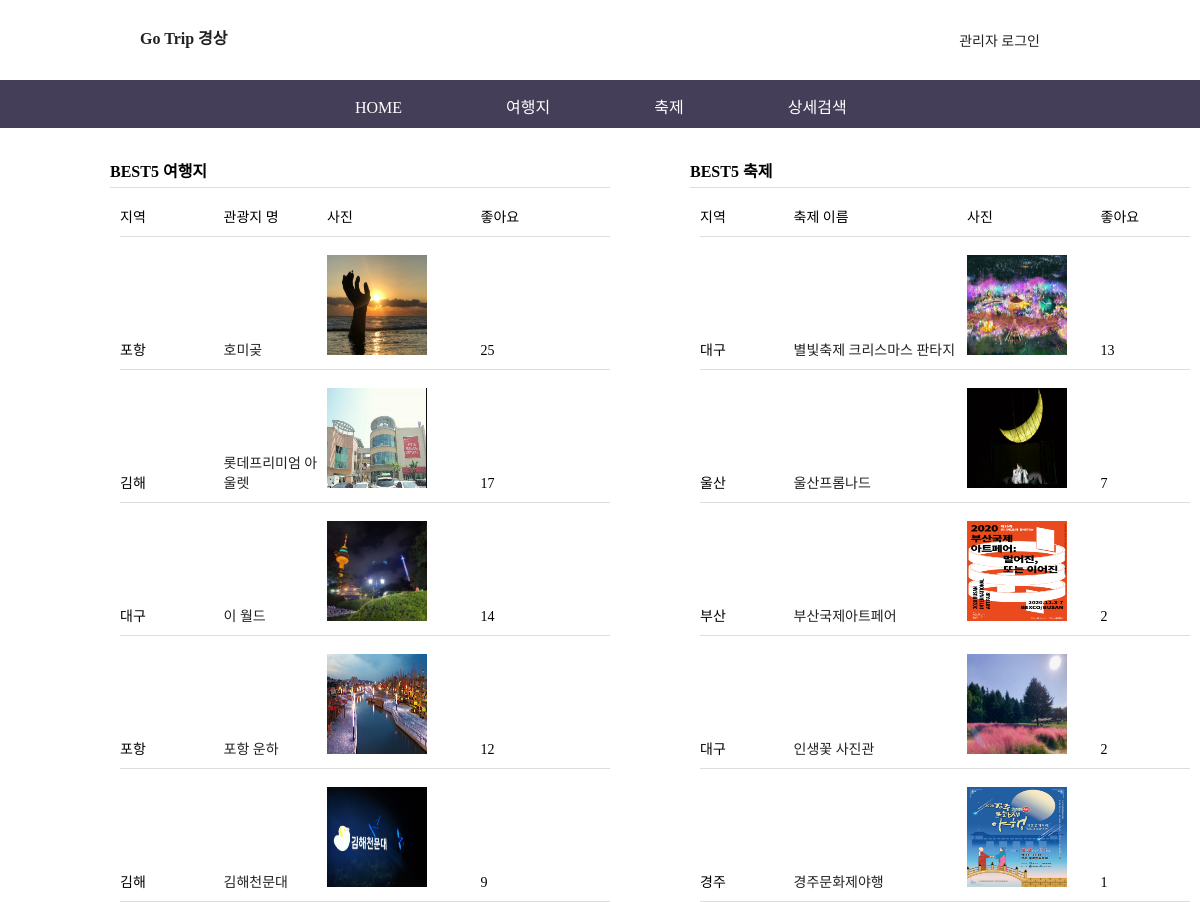
Page /trip/index.php on the committed database.
### tables this page shows
CREATE TABLE `trip_ok` (
  `num` int(11) NOT NULL,
  `subject` char(20) NOT NULL,
  `content` varchar(1000) NOT NULL,
  `area` char(20) NOT NULL,
  `purpose` char(20) NOT NULL,
  `Details` varchar(1000) NOT NULL,
  `file_name` char(40) DEFAULT NULL,
  `file_type` char(40) DEFAULT NULL,
  `file_copied` char(40) DEFAULT NULL,
  `hit` int(11) NOT NULL
);

CREATE TABLE `festival_ok` (
  `num` int(11) NOT NULL,
  `subject` char(20) NOT NULL,
  `content` varchar(1000) NOT NULL,
  `area` char(20) NOT NULL,
  `Details` varchar(1000) NOT NULL,
  `file_name` char(40) DEFAULT NULL,
  `file_type` char(40) DEFAULT NULL,
  `file_copied` char(40) DEFAULT NULL,
  `hit` int(11) NOT NULL
);

### trip/main.php (the view, shortened to what this page needs)
<div id="main_content">
    <div id="trip_rank">
        <h4>BEST5 여행지</h4>
        <ul>
          <li>
            <span class="col2">지역</span>
            <span class="col3">관광지 명</span>
            <span class="col4">사진</span>
            <span class="col6">좋아요</span>
          </li>
<?php
$con = mysqli_connect("localhost", "user1", "12345", "trip");
$sql = "select * from trip_ok order by hit desc limit 5 ";
$result = mysqli_query($con, $sql);
if (!$result)
    echo "게시판 DB 테이블(board)이 생성 전이거나 아직 게시글이 없습니다!";
else
{
    while( $row = mysqli_fetch_array($result) )
    {
      $num = $row["num"];
?>
<li>
  <span><?=$row["area"]?></span>
  <span><a href="trip_view.php?num=<?=$num?>"><?=$row["subject"]?></a></span>
  <span><img src="./data/<?=$row["file_copied"]?>" width="100" height="100"></span>
  <span><?=$row["hit"]?></span>
</li>
<?php
}
}
?>
    </div>
    <div id="festival_rank">
        <h4>BEST5 축제</h4>
        <ul>
          <li>
            <span class="col2">지역</span>
            <span class="col3">축제 이름</span>
            <span class="col4">사진</span>
            <span class="col5">좋아요</span>
          </li>
<?php
$con = mysqli_connect("localhost", "user1", "12345", "trip");
$sql = "select * from festival_ok order by hit desc limit 5 ";
$result = mysqli_query($con, $sql);
if (!$result)
    echo "게시판 DB 테이블(board)이 생성 전이거나 아직 게시글이 없습니다!";
else
{
    while( $row = mysqli_fetch_array($result) )
    {
      $num = $row["num"];
?>
<li>
  <span><?=$row["area"]?></span>
  <span><a href="festival_view.php?num=<?=$num?>"><?=$row["subject"]?></a></span>
  <span><img src="./data/<?=$row["file_copied"]?>" width="100" height="100"></span>
  <span><?=$row["hit"]?></span>
</li>
<?php
  }
}
?>
</ul>
    </div>
</div>

### trip/index.php (shortened to what this page needs)
<!DOCTYPE html>
<html>
<head>
<link rel="stylesheet" type="text/css" href="./css/trip_common.css">
<link rel="stylesheet" type="text/css" href="./css/main_trip.css">
</head>
<body>
	<header>
    	<?php include "header.php";?>
    </header>
	<section>
	    <?php include "main.php";?>
	</section>
</body>
</html>

### trip/header.php (shortened to what this page needs)
<?php
    if (isset($_SESSION["userid"])) $userid = $_SESSION["userid"];
    else $userid = "";
?>
        <div id="top">
            <h3>
                <a href="index.php">Go Trip 경상</a>
            </h3>
            <ul id="top_menu">
<?php
    if(!$userid) {
?>
                <li><a href="login_form.php">관리자 로그인</a></li>
<?php
    }
?>
            </ul>
        </div>
        <div id="menu_bar">
            <ul>
                <li><a href="index.php">HOME</a></li>
                <li><a href="trip_list.php">여행지</a></li>
                <li><a href="festival_list.php">축제</a></li>
                <li><a href="search_list.php">상세검색</a></li>
            </ul>
        </div>

### trip/css/trip_common.css (style rules this page uses)
* { padding: 0; margin: 0; }
body { font-family: "돋움"; font-size: 14px; }
img { border: 0; }
ul { list-style-type: none; }
a { display: inline-block; text-decoration: none; }
a:link { text-decoration:none; color: #222222; }
#top { position: relative; width: 1000px; height: 80px; margin: 0 auto; }
#top h3 { position: absolute; top: 25px; left: 40px; font-size: 16px; }
#top #top_menu { float: right; margin: 30px 60px 0 0; }
#top #top_menu li { display: inline; }
#menu_bar { height: 48px; background-color: #443e58; font-size: 16px; }
#menu_bar ul { width: 700px; margin: 0 auto; padding: 14px 0 0 10px; }
#menu_bar li { display: inline; margin-left: 100px; color: white; }
#menu_bar a:link { color: white; }

### trip/css/main_trip.css (style rules this page uses)
#main_content { position: relative; width: 1000px; height: 240px; margin: 0 auto; }
#trip_rank { position: absolute; top: 30px; left: 10px; }
#trip_rank h4 { width: 500px; font-size: 16px; padding-bottom: 5px; border-bottom: solid 1px #dddddd; }
#trip_rank ul { margin-top: 1px; }
#trip_rank li { margin-top: 8px; margin-left: 10px; padding: 10px 0; border-bottom: solid 1px #dddddd; }
#trip_rank span { display: inline-block; }
#trip_rank span:nth-child(1) { width: 100px; }
#trip_rank span:nth-child(2) { width: 100px; }
#trip_rank span:nth-child(3) { width: 150px; }
#festival_rank { position: absolute; top: 30px; left: 590px; }
#festival_rank h4 { width: 500px; font-size: 16px; padding-bottom: 5px; border-bottom: solid 1px #dddddd; }
#festival_rank ul { margin-top: 1px; }
#festival_rank li { margin-top: 8px; margin-left: 10px; padding: 10px 0; border-bottom: solid 1px #dddddd; }
#festival_rank span { display: inline-block; }
#festival_rank span:nth-child(1) { width: 90px; }
#festival_rank span:nth-child(2) { width: 170px; }
#festival_rank span:nth-child(3) { width: 130px; }
#festival_rank span:nth-child(4) { width: 85px; }

### rows in the picture
trip_ok: area "포항", subject "호미곶", file_copied (picture), hit "25"
trip_ok: area "김해", subject "롯데프리미엄 아울렛", file_copied (picture), hit "17"
trip_ok: area "대구", subject "이 월드", file_copied (picture), hit "14"
trip_ok: area "포항", subject "포항 운하", file_copied (picture), hit "12"
trip_ok: area "김해", subject "김해천문대", file_copied (picture), hit "9"
festival_ok: area "대구", subject "별빛축제 크리스마스 판타지", file_copied (picture), hit "13"
festival_ok: area "울산", subject "울산프롬나드", file_copied (picture), hit "7"
festival_ok: area "부산", subject "부산국제아트페어", file_copied (picture), hit "2"
festival_ok: area "대구", subject "인생꽃 사진관", file_copied (picture), hit "2"
festival_ok: area "경주", subject "경주문화제야행", file_copied (picture), hit "1"
